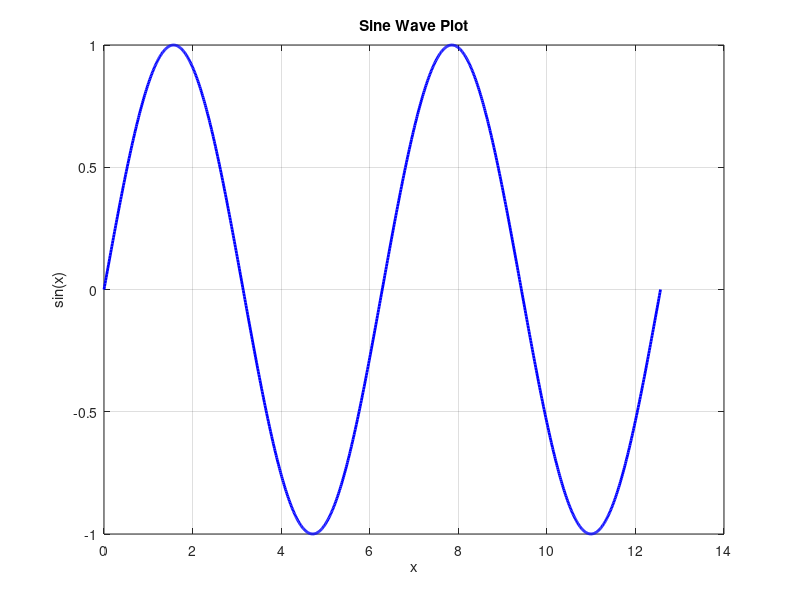

Recreate this plot in MATLAB.
% This script plots a sine wave
x = linspace(0, 4*pi, 1000);
y = sin(x);

figure;
plot(x, y, 'b-', 'LineWidth', 2);
xlabel('x');
ylabel('sin(x)');
title('Sine Wave Plot');
grid on;
